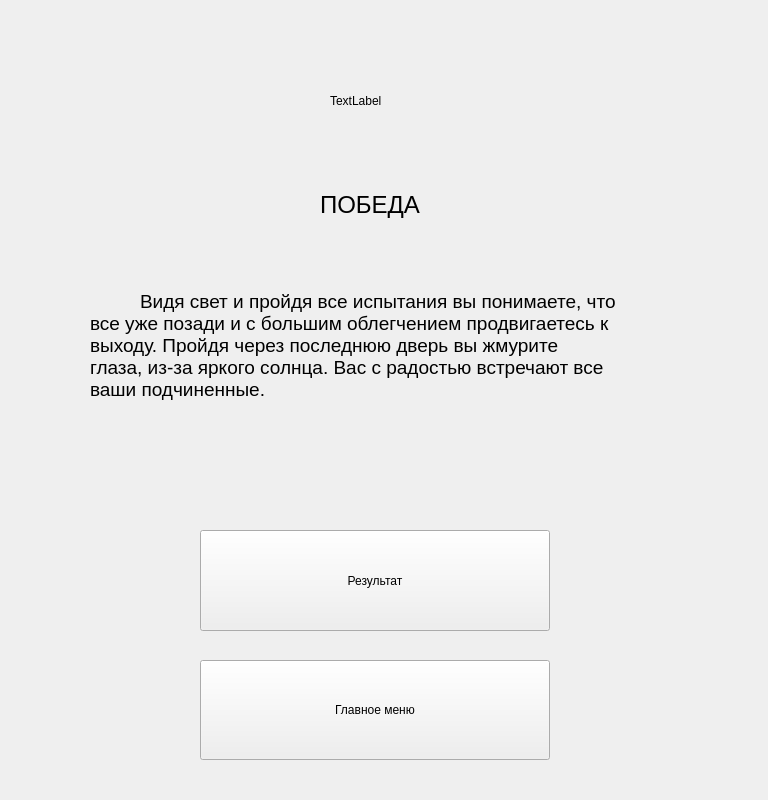
<?xml version="1.0" encoding="UTF-8"?>
<ui version="4.0">
 <class>Pobeda</class>
 <widget class="QWidget" name="Pobeda">
  <property name="geometry">
   <rect>
    <x>0</x>
    <y>0</y>
    <width>768</width>
    <height>800</height>
   </rect>
  </property>
  <property name="windowTitle">
   <string>Game</string>
  </property>
  <widget class="QPushButton" name="pushButton">
   <property name="geometry">
    <rect>
     <x>200</x>
     <y>660</y>
     <width>350</width>
     <height>100</height>
    </rect>
   </property>
   <property name="text">
    <string>Главное меню</string>
   </property>
  </widget>
  <widget class="QLabel" name="label_2">
   <property name="geometry">
    <rect>
     <x>90</x>
     <y>170</y>
     <width>631</width>
     <height>351</height>
    </rect>
   </property>
   <property name="text">
    <string>&lt;html&gt;&lt;head/&gt;&lt;style&gt; p {text-indent: 50px} &lt;/style&gt;&lt;body&gt;&lt;p align=&quot;justify&quot;&gt;&lt;span style=&quot; font-size:14pt;&quot;&gt;Видя свет и пройдя все испытания вы понимаете, что&lt;br/&gt;все уже позади и с большим облегчением продвигаетесь к&lt;br/&gt;выходу. Пройдя через последнюю дверь вы жмурите&lt;br/&gt;глаза, из-за яркого солнца. Вас с радостью встречают все&lt;br/&gt;ваши подчиненные. &lt;/span&gt;&lt;/p&gt;&lt;/body&gt;&lt;/html&gt;</string>
   </property>
  </widget>
  <widget class="QLabel" name="label_pict">
   <property name="geometry">
    <rect>
     <x>0</x>
     <y>0</y>
     <width>768</width>
     <height>800</height>
    </rect>
   </property>
   <property name="text">
    <string/>
   </property>
   <property name="pixmap">
    <pixmap>../PICT/pict2.png</pixmap>
   </property>
  </widget>
  <widget class="QLabel" name="label5">
   <property name="geometry">
    <rect>
     <x>330</x>
     <y>50</y>
     <width>251</width>
     <height>101</height>
    </rect>
   </property>
   <property name="styleSheet">
    <string notr="true">font: 14pt &quot;Times New Roman&quot;;</string>
   </property>
   <property name="text">
    <string>TextLabel</string>
   </property>
  </widget>
  <widget class="QPushButton" name="pushButton_2">
   <property name="geometry">
    <rect>
     <x>200</x>
     <y>530</y>
     <width>350</width>
     <height>101</height>
    </rect>
   </property>
   <property name="text">
    <string>Результат</string>
   </property>
  </widget>
  <widget class="QLabel" name="label">
   <property name="geometry">
    <rect>
     <x>320</x>
     <y>180</y>
     <width>121</width>
     <height>51</height>
    </rect>
   </property>
   <property name="text">
    <string>&lt;html&gt;&lt;head/&gt;&lt;body&gt;&lt;p&gt;&lt;span style=&quot; font-size:18pt;&quot;&gt;ПОБЕДА&lt;/span&gt;&lt;/p&gt;&lt;/body&gt;&lt;/html&gt;</string>
   </property>
  </widget>
  <zorder>label_pict</zorder>
  <zorder>pushButton</zorder>
  <zorder>label_2</zorder>
  <zorder>label5</zorder>
  <zorder>pushButton_2</zorder>
  <zorder>label</zorder>
 </widget>
 <resources/>
 <connections/>
</ui>
